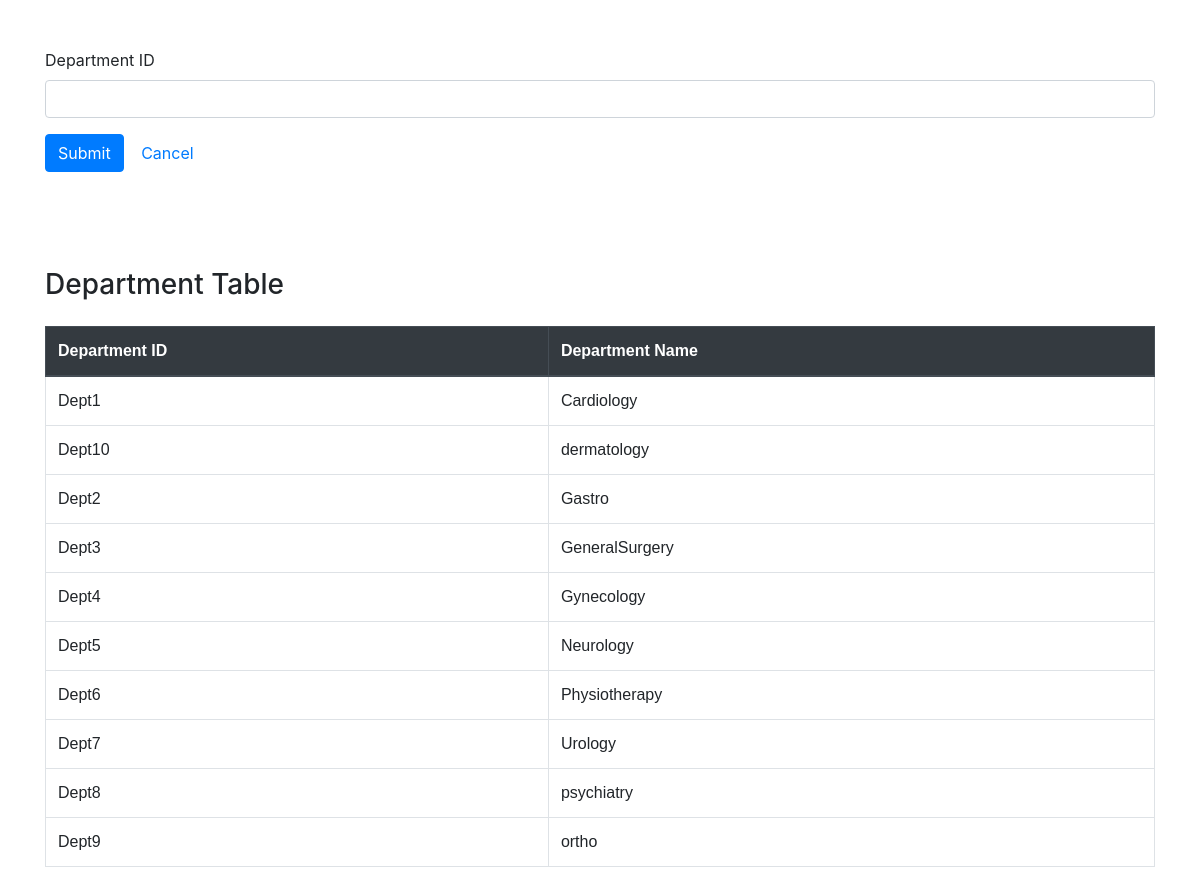
The page /show_doc_department.php on the database its author committed.
### tables this page shows
CREATE TABLE `department` (
  `Dept_ID` varchar(10) NOT NULL,
  `Dept_name` varchar(50) NOT NULL,
  `hod` varchar(10) DEFAULT NULL
);

### show_doc_department.php (the view, shortened to what this page needs)
<!DOCTYPE html>
<html>
<head>
    <link rel="stylesheet" href="https://stackpath.bootstrapcdn.com/bootstrap/4.5.2/css/bootstrap.min.css">
    <link rel="stylesheet" href="style.css">
</head>
<body>
    <div class="container mt-5">
        <form method="post" action="doc_department_wise_proc.php">
            <div class="form-group">
                <label for="dept_id">Department ID</label>
                <input type="text" class="form-control" id="dept_id" name="dept_id" required>
            </div>
            <button type="submit" name="save" class="btn btn-primary">Submit</button>
            <a class="btn btn-link" href="index.php">Cancel</a>
        </form>
    </div>
</body>
<br><br>
<div class="container mt-5">
    <h3 class="mb-4">Department Table</h3>
    <div class="table-responsive">
        <?php
        include "config.php";
        $sql = "SELECT `Dept_ID` , `Dept_name`FROM department";
        if ($result = mysqli_query($link, $sql)) {
            if ($result->num_rows > 0) {
                echo "<table class='table table-bordered table-hover'>";
                echo "<thead class='thead-dark'>";
                echo "<tr>";
                echo "<th>Department ID</th>";
                echo "<th>Department Name</th>";
                echo "</tr>";
                echo "</thead>";
                echo "<tbody>";
                while ($row = mysqli_fetch_assoc($result)) {
                    echo "<tr>";
                    echo "<td>" . $row['Dept_ID'] . "</td>";
                    echo "<td>" . $row['Dept_name'] . "</td>";
                    echo "</tr>";
                }
                echo "</tbody>";
                echo "</table>";
            } else {
                echo "<p class='text-muted'>No department found</p>";
            }
        } else {
            echo "<p class='text-danger'>ERROR: Could not execute $sql. " . $mysqli->error . "</p>";
        }
        ?>
    </div>
</div>
</html>

### style.css (style rules this page uses)
* { margin: 0; padding: 0; box-sizing: border-box; }
table { font-family: arial, sans-serif; border-collapse: collapse; width: 100%; }
td, th { border: 1px solid #dddddd; text-align: left; padding: 8px; }
tr:nth-child(even) { background-color: white; }

### rows shown on the page
department: Dept_ID "Dept1", Dept_name "Cardiology"
department: Dept_ID "Dept10", Dept_name "dermatology"
department: Dept_ID "Dept2", Dept_name "Gastro"
department: Dept_ID "Dept3", Dept_name "GeneralSurgery"
department: Dept_ID "Dept4", Dept_name "Gynecology"
department: Dept_ID "Dept5", Dept_name "Neurology"
department: Dept_ID "Dept6", Dept_name "Physiotherapy"
department: Dept_ID "Dept7", Dept_name "Urology"
department: Dept_ID "Dept8", Dept_name "psychiatry"
department: Dept_ID "Dept9", Dept_name "ortho"
